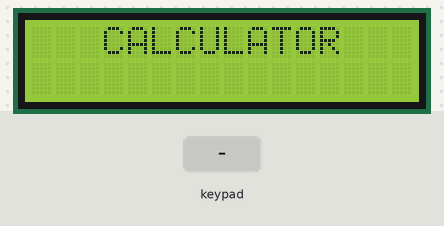
Bench run of a sketch on a simulated Arduino Uno, built with avr-gcc and run on an emulated ATmega328P. Parts: 16×2 character LCD. The test bench sets the inputs (shaded band).

Above: at 0.6 s.
2.3 s: key '+' pressed
At 2.62 s:
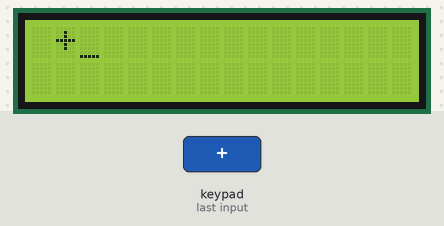
4.5 s: keypad keys 5 4 3 2 * pressed 0.4 s apart
At 6.37 s:
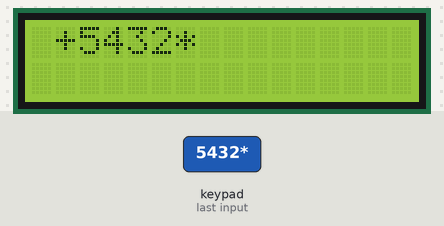
8.2 s: key '*' pressed
At 8.37 s:
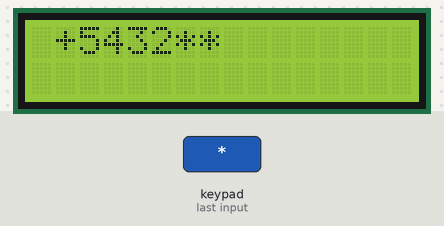
10.2 s: keypad keys 5 4 3 2 = pressed 0.4 s apart
At 12.12 s:
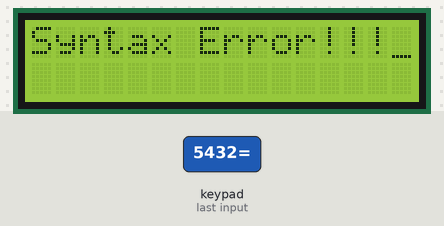
14.0 s: key '/' pressed
At 14.37 s:
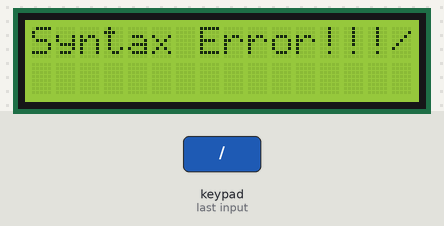
16.2 s: keypad keys 7 + 5 = pressed 0.4 s apart
At 17.62 s:
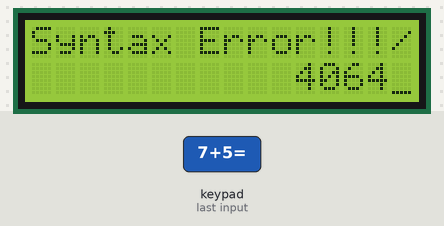

The sketch:

Code.ino
```cpp
// This calculator can recive a String Math Expression
// '.' Button have function that clear the LCD
#include <LiquidCrystal.h>
#include <Keypad.h>
#include <Servo.h>
/* Display */
LiquidCrystal lcd(12, 11, 10, 9, 8, 7);

/* Keypad setup */
const byte KEYPAD_ROWS = 4;
const byte KEYPAD_COLS = 4;
byte rowPins[KEYPAD_ROWS] = {5, 4, 3, 2};
byte colPins[KEYPAD_COLS] = {A3, A2, A1, A0};
char keys[KEYPAD_ROWS][KEYPAD_COLS] = {
  {'1', '2', '3', '+'},
  {'4', '5', '6', '-'},
  {'7', '8', '9', '*'},
  {'.', '0', '=', '/'}
};
// Declare Node using in Character Stack
struct Node {
    char data;
    Node* next;

    Node(char value) : data(value), next(nullptr) {}
};
// Declare Character Stack data
struct CharStack {
private:
    Node* topNode;

public:
    CharStack() : topNode(nullptr) {}

    void push(char value) {
        Node* newNode = new Node(value);
        newNode->next = topNode;
        topNode = newNode;
    }

    void pop() {
        if (!isEmpty()) {
            Node* temp = topNode;
            topNode = topNode->next;
            delete temp;
        }
    }

    char top() const {
        if (!isEmpty()) {
            return topNode->data;
        } else {
            return '\0'; // Trả về ký tự null nếu stack rỗng
        }
    }

    bool isEmpty() const {
        return topNode == nullptr;
    }

    size_t size() const {
        size_t count = 0;
        Node* current = topNode;
        while (current != nullptr) {
            ++count;
            current = current->next;
        }
        return count;
    }
};
// Function to check character c is a Operator
bool isOperator(char c) {
    return (c == '+' || c == '-' || c == '*' || c == '/');
}
//
int getPrecedence(char op) {
    if (op == '+' || op == '-')
        return 1;
    if (op == '*' || op == '/')
        return 2;
    return 0; // Đối với các ký tự không phải toán tử
}
// Function that convert Infix (Input String) to PostFix
String infixToPostfix(String& infix) {
    CharStack operatorStack;
    String postfix;

    for (char c : infix) {
        if (c >= '0' && c <= '9') {
            postfix += c; // Ký tự là toán hạng, thêm vào biểu thức hậu tố
        } else if (isOperator(c)) {
            while (!operatorStack.isEmpty() && getPrecedence(operatorStack.top()) >= getPrecedence(c)) {
                postfix += operatorStack.top();
                operatorStack.pop();
            }
            operatorStack.push(c);
        } else if (c == '(') {
            operatorStack.push(c);
        } else if (c == ')') {
            while (!operatorStack.isEmpty() && operatorStack.top() != '(') {
                postfix += operatorStack.top();
                operatorStack.pop();
            }
            operatorStack.pop(); // Pop dấu ngoặc mở '(' khỏi stack
        }
    }

    while (!operatorStack.isEmpty()) {
        postfix += operatorStack.top();
        operatorStack.pop();
    }

    return postfix;
}

CharStack charStack;
Keypad keypad = Keypad(makeKeymap(keys), rowPins, colPins, KEYPAD_ROWS, KEYPAD_COLS);

uint64_t value = 0;

void showSpalshScreen() {
  lcd.setCursor(3, 0);
  String message = "CALCULATOR";
  for (byte i = 0; i < message.length(); i++) {
    lcd.print(message[i]);
    delay(50);
  }
  delay(500);
}

void updateCursor() {
  if (millis() / 250 % 2 == 0 ) {
    lcd.cursor();
  } else {
    lcd.noCursor();
  }
}

void setup() {
  Serial.begin(115200);
  lcd.begin(16, 2);

  showSpalshScreen();
  lcd.clear();
  lcd.cursor();

  lcd.setCursor(1, 0);
}
String memory = ""; // Store String Of Inputs
int MemoryOfNumbers[100]; // Store Values Of Inputs
int temp = 0; // Store Value Each Input
// Value use to code the Algorithm
int i = 0;
int j = 0;
bool pivot = 0;
int check = 0;
int last = 0;
int StoreInStack = 2;
// Function to calculate from the String get from the inputs
int calculate(String S){
  int FirstOp;
  int SecondOp;
  int Result;
  CharStack MyStack;
  for(char c : S){
    if (c >= '0' && c <= '9'){
      MyStack.push(c);
    }
    else{
      if (c == '+' || c == '-' || c == '*' || c == '/' || c == '=' ){
        //if (c == '=') Result = MemoryOfNumbers[MyStack.top() - 48];
        StoreInStack = MyStack.size() - StoreInStack;
        SecondOp = MemoryOfNumbers[MyStack.top() - 48];
        MyStack.pop();
        FirstOp = MemoryOfNumbers[MyStack.top() - 48];
        MyStack.pop();
        if (c == '+') Result = FirstOp + SecondOp;
        else if (c == '-') Result = FirstOp - SecondOp;
        else if (c == '*') Result = FirstOp * SecondOp;
        else if (c == '/') Result = FirstOp / SecondOp;
        MemoryOfNumbers[StoreInStack] = Result;
        MyStack.push(StoreInStack + 48);
      }
    }
  }
  return Result;
}
// Function to get size of a String
int getSize(String stringc){
  int count = 0;
  for(char c:stringc)
    count++;
  return count;
}
// Function to get size of a numbers
int getNumbers(int number){
  int count = 0;
  while(number != 0){
    number /= 10;
    count ++;
  }
  return count;
}
// Function to check syntax whether the input is right to calculate
bool checkSyntax(String S){
  bool GotOperand = 0;
  int count = 0;
  CharStack MyStack;
  for(char c : S){
    MyStack.push(c);
    count++;
  }
  if (MyStack.top() >= '0' && MyStack.top() <= '9'){
    MyStack.pop();
    GotOperand = 1;
    if (count == 1) return 1; // Case that only a input is a number
  }
  else{
    return 0;
  }
  for(char c : S){
    if (MyStack.top() == '+' || MyStack.top() == '-' || MyStack.top() == '*' || MyStack.top() == '/'){
      if (GotOperand == 1){
        MyStack.pop();
        GotOperand = 0;
      }
      else
        return 0;
    }
    else if (MyStack.top() >= 0 && MyStack.top() <= 9){
      if (GotOperand == 0){
        MyStack.pop();
        GotOperand = 1;
      }
      else return 0;
    }
  }
  return 1;
}
// Function that process each key of input
void processInput(char key) {
  // Case input is '.' or '='
  if (key == '.' || key == '='){
    if (key == '='){
      if (checkSyntax(memory) == 0){
        lcd.clear();
        lcd.print("Syntax Error!!!");
      }
      else if (checkSyntax(memory) == 1){
        if (!pivot){
          lcd.setCursor(15 - getNumbers(temp), 1);
          lcd.print(temp);
        }
        else{
          MemoryOfNumbers[i++] = temp;
          memory = infixToPostfix(memory);
          int Result = calculate(memory);
          lcd.setCursor(15 - getNumbers(Result), 1);
          lcd.print(Result);
        }
        pivot = 1;
      }
    }
    if (key == '.'){
      lcd.clear();
      pivot = 0;
    }
    //Reset all values
    temp = 0;
    memory = "";
    i = 0;
    j = 0;
    check = 0;
    last = 0;
    StoreInStack = 2;
  }
  // Case input is Operand or Operator
  else{
    if (last == 1){
      lcd.clear();
      last = 0;
    }
    lcd.print(key);
    // Case input is Operand
    if(key != '+' && key != '-' && key != '*' && key != '/'){
      temp = temp * 10 + (key - 48);
      check++;
      if (check == 1) memory += i;
    }
    // Case input is operator
    else{
      memory += key;
      MemoryOfNumbers[i++] = temp;
      temp = 0;
      check = 0;
      pivot = 1;
    }
  }
}
void loop() {
  updateCursor();
  char key = keypad.getKey();
  if (key) {
    processInput(key);
  }
}
```

Measured:
- after the input at 2.3 s, the display: first changes at once (image 1 shows a later state)
- after the input at 4.5 s, the display: first changes at once (image 2 shows a later state)
- after the input at 8.2 s, the display: first changes at once (image 3 shows a later state)
- after the input at 10.2 s, the display: first changes at once (image 4 shows a later state)
- after the input at 14.0 s, the display: first changes at once (image 5 shows a later state)
- after the input at 16.2 s, the display: first differs from a run without the input after 1.2 s (image 6 shows a later state)
- what the display in image 0 shows lasts 0.6 s, from 0.5 s to 1.1 s
